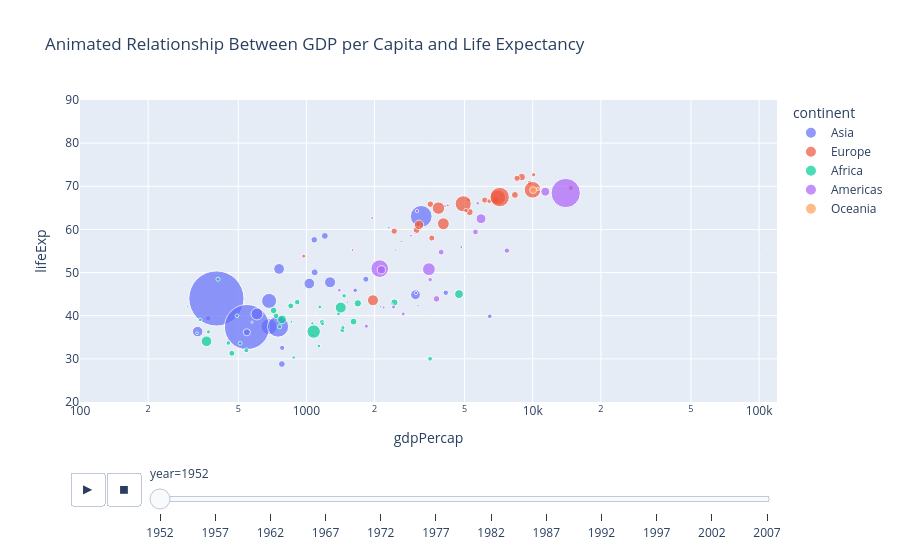

Here is the notebook cell this chart was saved with:
### Code cell
fig = px.scatter(
    df_clean,
    x="gdpPercap",
    y="lifeExp",
    animation_frame="year",
    animation_group="country",
    size="pop",
    color="continent",
    hover_name="country",
    log_x=True,
    size_max=60,
    range_x=[100, 120000],
    range_y=[20, 90],
    title="Animated Relationship Between GDP per Capita and Life Expectancy"
)

fig.show()

### Figure 1 — Plotly figure (JSON) as saved in the notebook; plotly's stock layout.template omitted (floating-point values rounded to 4 significant figures)
{"data": [{"hovertemplate": "<b>%{hovertext}</b><br><br>continent=Asia<br>year=1952<br>gdpPercap=%{x}<br>lifeExp=%{y}<br>pop=%{marker.size}<extra></extra>", "hovertext": ["Afghanistan", "Bahrain", "Bangladesh", "Cambodia", "China", "Hong Kong, China", "India", "Indonesia", "Iran", "Iraq", "Israel", "Japan", "Jordan", "Korea, Dem. Rep.", "Korea, Rep.", "Kuwait", "Lebanon", "Malaysia", "Mongolia", "Myanmar", "Nepal", "Oman", "Pakistan", "Philippines", "Saudi Arabia", "Singapore", "Sri Lanka", "Syria", "Taiwan", "Thailand", "Vietnam", "West Bank and Gaza", "Yemen, Rep."], "ids": ["Afghanistan", "Bahrain", "Bangladesh", "Cambodia", "China", "Hong Kong, China", "India", "Indonesia", "Iran", "Iraq", "Israel", "Japan", "Jordan", "Korea, Dem. Rep.", "Korea, Rep.", "Kuwait", "Lebanon", "Malaysia", "Mongolia", "Myanmar", "Nepal", "Oman", "Pakistan", "Philippines", "Saudi Arabia", "Singapore", "Sri Lanka", "Syria", "Taiwan", "Thailand", "Vietnam", "West Bank and Gaza", "Yemen, Rep."], "legendgroup": "Asia", "marker": {"color": "#636efa", "size": [8425000.0, 120400.0, 46890000.0, 4694000.0, 556300000.0, 2126000.0, 372000000.0, 82050000.0, 17270000.0, 5442000.0, 1621000.0, 86460000.0, 607900.0, 8865000.0, 20950000.0, 160000.0, 1440000.0, 6748000.0, 800700.0, 20090000.0, 9183000.0, 507800.0, 41350000.0, 22440000.0, 4006000.0, 1127000.0, 7982000.0, 3662000.0, 8550000.0, 21290000.0, 26250000.0, 1031000.0, 4964000.0], "sizemode": "area", "sizeref": 366300.0, "symbol": "circle"}, "mode": "markers", "name": "Asia", "orientation": "v", "showlegend": true, "type": "scatter", "x": [779.4, 9867.0, 684.2, 368.5, 400.4, 3054.0, 546.6, 749.7, 3035.0, 4130.0, 4087.0, 3217.0, 1547.0, 1088.0, 1031.0, 108400.0, 4835.0, 1831.0, 786.6, 331.0, 545.9, 1828.0, 684.6, 1273.0, 6460.0, 2315.0, 1084.0, 1643.0, 1207.0, 757.8, 605.1, 1516.0, 781.7], "xaxis": "x", "y": [28.8, 50.94, 37.48, 39.42, 44.0, 60.96, 37.37, 37.47, 44.87, 45.32, 65.39, 63.03, 43.16, 50.06, 47.45, 55.56, 55.93, 48.46, 42.24, 36.32, 36.16, 37.58, 43.44, 47.75, 39.88, 60.4, 57.59, 45.88, 58.5, 50.85, 40.41, 43.16, 32.55], "yaxis": "y"}, {"hovertemplate": "<b>%{hovertext}</b><br><br>continent=Europe<br>year=1952<br>gdpPercap=%{x}<br>lifeExp=%{y}<br>pop=%{marker.size}<extra></extra>", "hovertext": ["Albania", "Austria", "Belgium", "Bosnia and Herzegovina", "Bulgaria", "Croatia", "Czech Republic", "Denmark", "Finland", "France", "Germany", "Greece", "Hungary", "Iceland", "Ireland", "Italy", "Montenegro", "Netherlands", "Norway", "Poland", "Portugal", "Romania", "Serbia", "Slovak Republic", "Slovenia", "Spain", "Sweden", "Switzerland", "Turkey", "United Kingdom"], "ids": ["Albania", "Austria", "Belgium", "Bosnia and Herzegovina", "Bulgaria", "Croatia", "Czech Republic", "Denmark", "Finland", "France", "Germany", "Greece", "Hungary", "Iceland", "Ireland", "Italy", "Montenegro", "Netherlands", "Norway", "Poland", "Portugal", "Romania", "Serbia", "Slovak Republic", "Slovenia", "Spain", "Sweden", "Switzerland", "Turkey", "United Kingdom"], "legendgroup": "Europe", "marker": {"color": "#EF553B", "size": [1283000.0, 6928000.0, 8730000.0, 2791000.0, 7275000.0, 3882000.0, 9125000.0, 4334000.0, 4090000.0, 42460000.0, 69150000.0, 7733000.0, 9504000.0, 148000.0, 2952000.0, 47670000.0, 413800.0, 10380000.0, 3328000.0, 25730000.0, 8526000.0, 16630000.0, 6860000.0, 3558000.0, 1490000.0, 28550000.0, 7125000.0, 4815000.0, 22240000.0, 50430000.0], "sizemode": "area", "sizeref": 366300.0, "symbol": "circle"}, "mode": "markers", "name": "Europe", "orientation": "v", "showlegend": true, "type": "scatter", "x": [1601.0, 6137.0, 8343.0, 973.5, 2444.0, 3119.0, 6876.0, 9692.0, 6425.0, 7030.0, 7144.0, 3531.0, 5264.0, 7268.0, 5210.0, 4931.0, 2648.0, 8942.0, 10100.0, 4029.0, 3068.0, 3145.0, 3581.0, 5075.0, 4215.0, 3834.0, 8528.0, 14730.0, 1969.0, 9980.0], "xaxis": "x", "y": [55.23, 66.8, 68.0, 53.82, 59.6, 61.21, 66.87, 70.78, 66.55, 67.41, 67.5, 65.86, 64.03, 72.49, 66.91, 65.94, 59.16, 72.13, 72.67, 61.31, 59.82, 61.05, 58.0, 64.36, 65.57, 64.94, 71.86, 69.62, 43.59, 69.18], "yaxis": "y"}, {"hovertemplate": "<b>%{hovertext}</b><br><br>continent=Africa<br>year=1952<br>gdpPercap=%{x}<br>lifeExp=%{y}<br>pop=%{marker.size}<extra></extra>", "hovertext": ["Algeria", "Angola", "Benin", "Botswana", "Burkina Faso", "Burundi", "Cameroon", "Central African Republic", "Chad", "Comoros", "Congo, Dem. Rep.", "Congo, Rep.", "Cote d'Ivoire", "Djibouti", "Egypt", "Equatorial Guinea", "Eritrea", "Ethiopia", "Gabon", "Gambia", "Ghana", "Guinea", "Guinea-Bissau", "Kenya", "Lesotho", "Liberia", "Libya", "Madagascar", "Malawi", "Mali", "Mauritania", "Mauritius", "Morocco", "Mozambique", "Namibia", "Niger", "Nigeria", "Reunion", "Rwanda", "Sao Tome and Principe", "Senegal", "Sierra Leone", "Somalia", "South Africa", "Sudan", "Swaziland", "Tanzania", "Togo", "Tunisia", "Uganda", "Zambia", "Zimbabwe"], "ids": ["Algeria", "Angola", "Benin", "Botswana", "Burkina Faso", "Burundi", "Cameroon", "Central African Republic", "Chad", "Comoros", "Congo, Dem. Rep.", "Congo, Rep.", "Cote d'Ivoire", "Djibouti", "Egypt", "Equatorial Guinea", "Eritrea", "Ethiopia", "Gabon", "Gambia", "Ghana", "Guinea", "Guinea-Bissau", "Kenya", "Lesotho", "Liberia", "Libya", "Madagascar", "Malawi", "Mali", "Mauritania", "Mauritius", "Morocco", "Mozambique", "Namibia", "Niger", "Nigeria", "Reunion", "Rwanda", "Sao Tome and Principe", "Senegal", "Sierra Leone", "Somalia", "South Africa", "Sudan", "Swaziland", "Tanzania", "Togo", "Tunisia", "Uganda", "Zambia", "Zimbabwe"], "legendgroup": "Africa", "marker": {"color": "#00cc96", "size": [9280000.0, 4232000.0, 1738000.0, 442300.0, 4470000.0, 2446000.0, 5009000.0, 1292000.0, 2682000.0, 153900.0, 14100000.0, 854900.0, 2977000.0, 63150.0, 22220000.0, 217000.0, 1439000.0, 20860000.0, 420700.0, 284300.0, 5581000.0, 2664000.0, 580700.0, 6464000.0, 748700.0, 863300.0, 1020000.0, 4763000.0, 2918000.0, 3838000.0, 1023000.0, 516600.0, 9939000.0, 6446000.0, 485800.0, 3379000.0, 33120000.0, 257700.0, 2535000.0, 60010.0, 2756000.0, 2143000.0, 2527000.0, 14260000.0, 8505000.0, 290200.0, 8323000.0, 1219000.0, 3648000.0, 5825000.0, 2672000.0, 3081000.0], "sizemode": "area", "sizeref": 366300.0, "symbol": "circle"}, "mode": "markers", "name": "Africa", "orientation": "v", "showlegend": true, "type": "scatter", "x": [2449.0, 3521.0, 1063.0, 851.2, 543.3, 339.3, 1173.0, 1071.0, 1179.0, 1103.0, 780.5, 2126.0, 1389.0, 2670.0, 1419.0, 375.6, 328.9, 362.1, 4293.0, 485.2, 911.3, 510.2, 299.9, 853.5, 298.8, 575.6, 2388.0, 1443.0, 369.2, 452.3, 743.1, 1968.0, 1688.0, 468.5, 2424.0, 761.9, 1077.0, 2719.0, 493.3, 879.6, 1450.0, 879.8, 1136.0, 4725.0, 1616.0, 1148.0, 716.7, 859.8, 1468.0, 734.8, 1147.0, 406.9], "xaxis": "x", "y": [43.08, 30.02, 38.22, 47.62, 31.98, 39.03, 38.52, 35.46, 38.09, 40.72, 39.14, 42.11, 40.48, 34.81, 41.89, 34.48, 35.93, 34.08, 37.0, 30.0, 43.15, 33.61, 32.5, 42.27, 42.14, 38.48, 42.72, 36.68, 36.26, 33.69, 40.54, 50.99, 42.87, 31.29, 41.73, 37.44, 36.32, 52.72, 40.0, 46.47, 37.28, 30.33, 32.98, 45.01, 38.63, 41.41, 41.22, 38.6, 44.6, 39.98, 42.04, 48.45], "yaxis": "y"}, {"hovertemplate": "<b>%{hovertext}</b><br><br>continent=Americas<br>year=1952<br>gdpPercap=%{x}<br>lifeExp=%{y}<br>pop=%{marker.size}<extra></extra>", "hovertext": ["Argentina", "Bolivia", "Brazil", "Canada", "Chile", "Colombia", "Costa Rica", "Cuba", "Dominican Republic", "Ecuador", "El Salvador", "Guatemala", "Haiti", "Honduras", "Jamaica", "Mexico", "Nicaragua", "Panama", "Paraguay", "Peru", "Puerto Rico", "Trinidad and Tobago", "United States", "Uruguay", "Venezuela"], "ids": ["Argentina", "Bolivia", "Brazil", "Canada", "Chile", "Colombia", "Costa Rica", "Cuba", "Dominican Republic", "Ecuador", "El Salvador", "Guatemala", "Haiti", "Honduras", "Jamaica", "Mexico", "Nicaragua", "Panama", "Paraguay", "Peru", "Puerto Rico", "Trinidad and Tobago", "United States", "Uruguay", "Venezuela"], "legendgroup": "Americas", "marker": {"color": "#ab63fa", "size": [17880000.0, 2883000.0, 56600000.0, 14790000.0, 6378000.0, 12350000.0, 926300.0, 6008000.0, 2491000.0, 3549000.0, 2043000.0, 3146000.0, 3201000.0, 1517000.0, 1426000.0, 30140000.0, 1166000.0, 940100.0, 1556000.0, 8026000.0, 2227000.0, 662800.0, 157600000.0, 2253000.0, 5440000.0], "sizemode": "area", "sizeref": 366300.0, "symbol": "circle"}, "mode": "markers", "name": "Americas", "orientation": "v", "showlegend": true, "type": "scatter", "x": [5911.0, 2677.0, 2109.0, 11370.0, 3940.0, 2144.0, 2627.0, 5587.0, 1398.0, 3522.0, 3048.0, 2428.0, 1840.0, 2195.0, 2899.0, 3478.0, 3112.0, 2480.0, 1952.0, 3759.0, 3082.0, 3023.0, 13990.0, 5717.0, 7690.0], "xaxis": "x", "y": [62.48, 40.41, 50.92, 68.75, 54.74, 50.64, 57.21, 59.42, 45.93, 48.36, 45.26, 42.02, 37.58, 41.91, 58.53, 50.79, 42.31, 55.19, 62.65, 43.9, 64.28, 59.1, 68.44, 66.07, 55.09], "yaxis": "y"}, {"hovertemplate": "<b>%{hovertext}</b><br><br>continent=Oceania<br>year=1952<br>gdpPercap=%{x}<br>lifeExp=%{y}<br>pop=%{marker.size}<extra></extra>", "hovertext": ["Australia", "New Zealand"], "ids": ["Australia", "New Zealand"], "legendgroup": "Oceania", "marker": {"color": "#FFA15A", "size": [8691000.0, 1995000.0], "sizemode": "area", "sizeref": 366300.0, "symbol": "circle"}, "mode": "markers", "name": "Oceania", "orientation": "v", "showlegend": true, "type": "scatter", "x": [10040.0, 10560.0], "xaxis": "x", "y": [69.12, 69.39], "yaxis": "y"}], "layout": {"legend": {"itemsizing": "constant", "title": {"text": "continent"}, "tracegroupgap": 0}, "sliders": [{"active": 0, "currentvalue": {"prefix": "year="}, "len": 0.9, "pad": {"b": 10, "t": 60}, "steps": [{"args": [["1952"], {"frame": {"duration": 0, "redraw": false}, "fromcurrent": true, "mode": "immediate", "transition": {"duration": 0, "easing": "linear"}}], "label": "1952", "method": "animate"}, {"args": [["1957"], {"frame": {"duration": 0, "redraw": false}, "fromcurrent": true, "mode": "immediate", "transition": {"duration": 0, "easing": "linear"}}], "label": "1957", "method": "animate"}, {"args": [["1962"], {"frame": {"duration": 0, "redraw": false}, "fromcurrent": true, "mode": "immediate", "transition": {"duration": 0, "easing": "linear"}}], "label": "1962", "method": "animate"}, {"args": [["1967"], {"frame": {"duration": 0, "redraw": false}, "fromcurrent": true, "mode": "immediate", "transition": {"duration": 0, "easing": "linear"}}], "label": "1967", "method": "animate"}, {"args": [["1972"], {"frame": {"duration": 0, "redraw": false}, "fromcurrent": true, "mode": "immediate", "transition": {"duration": 0, "easing": "linear"}}], "label": "1972", "method": "animate"}, {"args": [["1977"], {"frame": {"duration": 0, "redraw": false}, "fromcurrent": true, "mode": "immediate", "transition": {"duration": 0, "easing": "linear"}}], "label": "1977", "method": "animate"}, {"args": [["1982"], {"frame": {"duration": 0, "redraw": false}, "fromcurrent": true, "mode": "immediate", "transition": {"duration": 0, "easing": "linear"}}], "label": "1982", "method": "animate"}, {"args": [["1987"], {"frame": {"duration": 0, "redraw": false}, "fromcurrent": true, "mode": "immediate", "transition": {"duration": 0, "easing": "linear"}}], "label": "1987", "method": "animate"}, {"args": [["1992"], {"frame": {"duration": 0, "redraw": false}, "fromcurrent": true, "mode": "immediate", "transition": {"duration": 0, "easing": "linear"}}], "label": "1992", "method": "animate"}, {"args": [["1997"], {"frame": {"duration": 0, "redraw": false}, "fromcurrent": true, "mode": "immediate", "transition": {"duration": 0, "easing": "linear"}}], "label": "1997", "method": "animate"}, {"args": [["2002"], {"frame": {"duration": 0, "redraw": false}, "fromcurrent": true, "mode": "immediate", "transition": {"duration": 0, "easing": "linear"}}], "label": "2002", "method": "animate"}, {"args": [["2007"], {"frame": {"duration": 0, "redraw": false}, "fromcurrent": true, "mode": "immediate", "transition": {"duration": 0, "easing": "linear"}}], "label": "2007", "method": "animate"}], "x": 0.1, "xanchor": "left", "y": 0, "yanchor": "top"}], "title": {"text": "Animated Relationship Between GDP per Capita and Life Expectancy"}, "updatemenus": [{"buttons": [{"args": [null, {"frame": {"duration": 500, "redraw": false}, "fromcurrent": true, "mode": "immediate", "transition": {"duration": 500, "easing": "linear"}}], "label": "&#9654;", "method": "animate"}, {"args": [[null], {"frame": {"duration": 0, "redraw": false}, "fromcurrent": true, "mode": "immediate", "transition": {"duration": 0, "easing": "linear"}}], "label": "&#9724;", "method": "animate"}], "direction": "left", "pad": {"r": 10, "t": 70}, "showactive": false, "type": "buttons", "x": 0.1, "xanchor": "right", "y": 0, "yanchor": "top"}], "xaxis": {"anchor": "y", "domain": [0, 1], "range": [2, 5.079], "title": {"text": "gdpPercap"}, "type": "log"}, "yaxis": {"anchor": "x", "domain": [0, 1], "range": [20, 90], "title": {"text": "lifeExp"}}}}
